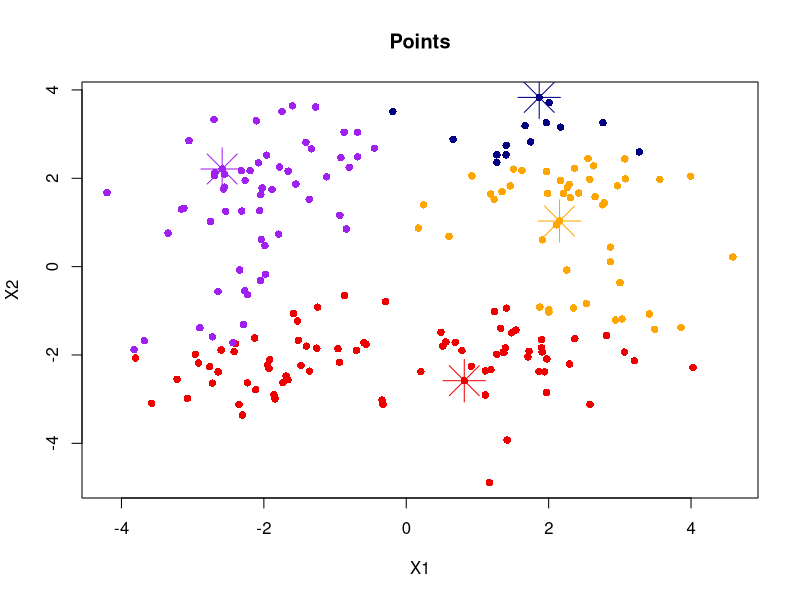
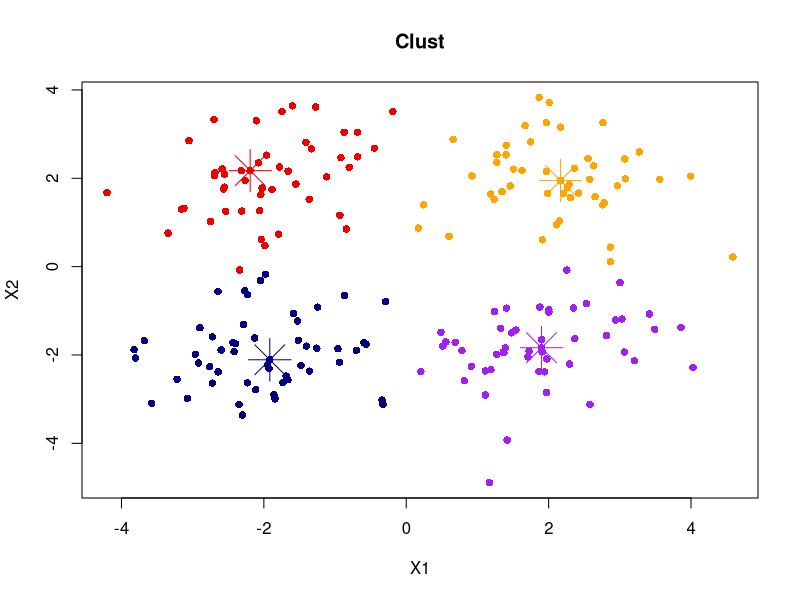
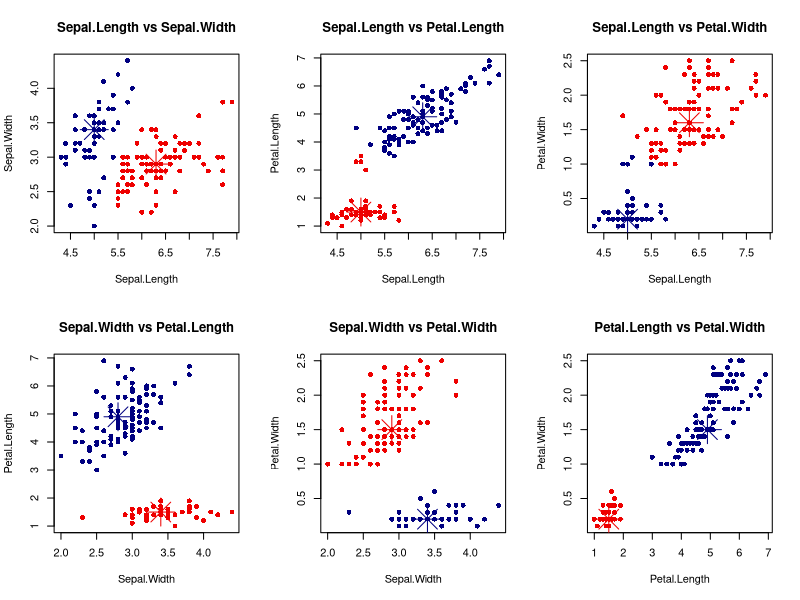

Reproduce these figures in R, in order.

##Part 1

# dis vect function
dist_vect <- function(x, y) {
  if (length(x) != length(y)) {
    stop("Dimension Error - dist_vect")
  } else {
    return(sum(abs(x - y)))
  }
}


# dis mat function
dist_mat <- function(X, y) {
  dist <- numeric(NROW(X))
  for (i in 1:NROW(X)) {
    dist[i] <- dist_vect(X[i, ], y)
  }
  return(dist)
}

# faster version with no loops 
dist_mat_fast <- function(X, y) {
  return(colSums(abs(t(X) - y[1:length(y)])))
}

# test case 
set.seed(414)
X <- matrix(rnorm(30), nrow = 10, ncol = 3)
y <- rnorm(3)

dist_mat(X, y)
dist_mat_fast(X, y)



# creating simulated data
set.seed(4184)
n <- 200
X <- matrix(rnorm(n * 2, sample(c(-2, 2), n * 2, replace = TRUE), 1), n, 2)


# initialising location of clusters 
k <- 4
id_C <- 1:k
C <- X[id_C, ]




##Part 2

# finding nearest function 
find_nearest <- function(X, C) {
  cl <- vector('list', nrow(C))
  for (i in 1:nrow(X)) {
    distances <- lapply(1:nrow(C), function(j) dist_vect(X[i, ], C[j, ]))
    closest_center <- which.min(distances)
    cl[[closest_center]] <- c(cl[[closest_center]], i)
  }
  return(cl)
}

# dist tot function 
dist_tot <- function(X, C, cl) {
  total_distance <- 0
  for (j in 1:length(cl)) {
    for (i in cl[[j]]) {
      total_distance <- total_distance + dist_vect(X[i, ], C[j, ])
    }
  }
  return(total_distance)
}

# plotting function for clusters 
plot_clustering <- function(X, C, cl, main_title , xlab, ylab) {
  plot(X[, 1], X[, 2], col = 'black', pch = 20, cex = 0.5, xlab = xlab, ylab = ylab, main = main_title)
  colors <- c('navy', 'red2', 'orange', 'purple')[1:max(unlist(cl))]
  for (i in seq_along(cl)) {
    if (length(cl[[i]]) > 0) {
      points(X[cl[[i]], 1], X[cl[[i]], 2], col = colors[i], pch = 16, cex = 1)
      if (!is.null(C) && nrow(C) >= i) {
        points(C[i, 1], C[i, 2], col = colors[i], pch = 8, cex = 4)
      }
    }
  }
}

# running find nearest
cl <- find_nearest(X, C)
dist_tot(X, C, cl)

#plotting results 
png("points.png", width = 500, height = 500)
plot_clustering(X, C, cl, "Points", "X1", "X2")
dev.off()



##Part 3

# clu algo function 
clu_algo <- function(X, k, max_iter) {
  C <- X[sample(nrow(X), k), ]
  best_cost <- Inf
  best_C <- C
  best_cl <- list()
  #runs find nearest 
  for (n in 1:max_iter) {
    cl <- find_nearest(X, C)
    current_cost <- dist_tot(X, C, cl)
    cheaper <- FALSE
    #checks to see if there is a cheaper cost 
    for (j in 1:k) {
      for (i in 1:nrow(X)) {
        temp_C <- C
        temp_C[j, ] <- X[i, ]
        temp_cl <- find_nearest(X, temp_C)
        temp_cost <- dist_tot(X, temp_C, temp_cl)
        if (temp_cost < best_cost) {
          best_cost <- temp_cost
          best_C <- temp_C
          best_cl <- temp_cl
          cheaper <- TRUE
        }
      }
    }
    #if cheaper cost found assigns best_c to C
    if (cheaper) {
      C <- best_C
    } 
    #else breaks loop
    else {
      break
    }
  }
  return(list(C = best_C, cl = best_cl, cost = best_cost))
}


# testing and plotting clu algo 
result <- clu_algo(X, 4, 50)
paste("Cost at convergence:", result$cost)
png("clust.png", width = 500, height = 500)
plot_clustering(X, result$C, result$cl, "Clust", "X1", "X2")
dev.off()



##Part 4
# applying clu algo to iris
data("iris")
#breaks iris into only the first 4 cols and creates pairings out of them 
iris_data <- iris[, 1:4]
pairs <- combn(1:ncol(iris_data), 2)
datasets <- lapply(1:ncol(pairs), function(i) iris_data[, pairs[, i]])
#applys clu alg on each pairing
clustering_results <- lapply(datasets, function(dataset) {
  clu_algo(as.matrix(dataset), k = 2, max_iter = 50)
})



# plotting irist clusterings

## Note:
# 1 = sepal length
# 2 = sepal width
# 3 = petal length
# 4 = petal width

png("iris.png", width = 1000, height = 800)
par(mfrow = c(2, 3))
for (i in seq_along(clustering_results)) {
  result <- clustering_results[[i]]
  plot_clustering(as.matrix(datasets[[i]]), result$C, result$cl, paste(colnames(iris[pairs[1, i]]), "vs", colnames(iris[pairs[2, i]])), paste(colnames(iris[pairs[1, i]])) , paste(colnames(iris[pairs[2, i]])))
}
dev.off()

# paste(colnames(iris[pairs[1,1]]))